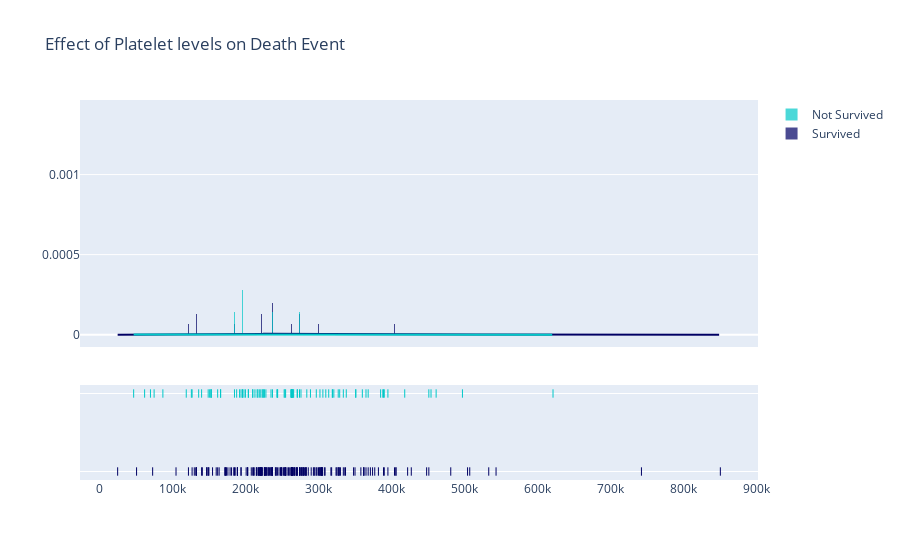

Notebook code cell kept with this figure:
### Code cell
platelet_survived = df[df["DEATH_EVENT"] == 0]["platelets"]
platelet_not_survived = df[df["DEATH_EVENT"] == 1]["platelets"]
hist_data = [platelet_survived, platelet_not_survived]
group_labels = ['Survived', 'Not Survived']
utils.constructDistPlot(hist_data = hist_data, 
                        group_labels = group_labels, 
                        title_text = "Effect of Platelet levels on Death Event",
                        bin_size=[75, 75],
                        colors = ['rgb(0, 0, 100)', 'rgb(0, 200, 200)'],
                        )

### Figure 1 — Plotly figure (JSON) as saved in the notebook; plotly's stock layout.template omitted (floating-point values rounded to 4 significant figures; data arrays with more than 128 entries replaced by an {"elided": "..."} marker saying what was removed)
{"data": [{"autobinx": false, "histnorm": "probability density", "legendgroup": "Survived", "marker": {"color": "rgb(0, 0, 100)"}, "name": "Survived", "opacity": 0.7, "type": "histogram", "x": {"elided": "203 float values"}, "xaxis": "x", "xbins": {"end": 850000, "size": 75, "start": 25100}, "yaxis": "y"}, {"autobinx": false, "histnorm": "probability density", "legendgroup": "Not Survived", "marker": {"color": "rgb(0, 200, 200)"}, "name": "Not Survived", "opacity": 0.7, "type": "histogram", "x": [265000, 263400.0, 162000, 210000, 327000, 204000, 127000, 454000, 263400.0, 388000, 368000, 253000, 136000, 276000, 47000, 262000, 166000, 237000, 87000, 297000, 289000, 263400.0, 149000, 196000, 284000, 153000, 200000, 263400.0, 360000, 319000, 188000, 228000, 226000, 321000, 329000, 263400.0, 153000, 185000, 194000, 310000, 271000, 451000, 140000, 395000, 166000, 418000, 263400.0, 351000, 255000, 461000, 319000, 254000, 390000, 216000, 385000, 119000, 213000, 274000, 244000, 497000, 243000, 266000, 204000, 196000, 302000, 210000, 621000, 306000, 351000, 263400.0, 217000, 271000, 263400.0, 338000, 225000, 235000, 75000, 334000, 192000, 70000, 221000, 265000, 224000, 219000, 389000, 153000, 365000, 126000, 223000, 244000, 151000, 263400.0, 62000, 314000, 198000, 263400.0], "xaxis": "x", "xbins": {"end": 621000, "size": 75, "start": 47000}, "yaxis": "y"}, {"legendgroup": "Survived", "marker": {"color": "rgb(0, 0, 100)"}, "mode": "lines", "name": "Survived", "showlegend": false, "type": "scatter", "x": {"elided": "500 float values"}, "xaxis": "x", "y": {"elided": "500 float values"}, "yaxis": "y"}, {"legendgroup": "Not Survived", "marker": {"color": "rgb(0, 200, 200)"}, "mode": "lines", "name": "Not Survived", "showlegend": false, "type": "scatter", "x": {"elided": "500 int values"}, "xaxis": "x", "y": {"elided": "500 float values"}, "yaxis": "y"}, {"legendgroup": "Survived", "marker": {"color": "rgb(0, 0, 100)", "symbol": "line-ns-open"}, "mode": "markers", "name": "Survived", "showlegend": false, "type": "scatter", "x": {"elided": "203 float values"}, "xaxis": "x", "y": {"elided": "203 str values"}, "yaxis": "y2"}, {"legendgroup": "Not Survived", "marker": {"color": "rgb(0, 200, 200)", "symbol": "line-ns-open"}, "mode": "markers", "name": "Not Survived", "showlegend": false, "type": "scatter", "x": [265000, 263400.0, 162000, 210000, 327000, 204000, 127000, 454000, 263400.0, 388000, 368000, 253000, 136000, 276000, 47000, 262000, 166000, 237000, 87000, 297000, 289000, 263400.0, 149000, 196000, 284000, 153000, 200000, 263400.0, 360000, 319000, 188000, 228000, 226000, 321000, 329000, 263400.0, 153000, 185000, 194000, 310000, 271000, 451000, 140000, 395000, 166000, 418000, 263400.0, 351000, 255000, 461000, 319000, 254000, 390000, 216000, 385000, 119000, 213000, 274000, 244000, 497000, 243000, 266000, 204000, 196000, 302000, 210000, 621000, 306000, 351000, 263400.0, 217000, 271000, 263400.0, 338000, 225000, 235000, 75000, 334000, 192000, 70000, 221000, 265000, 224000, 219000, 389000, 153000, 365000, 126000, 223000, 244000, 151000, 263400.0, 62000, 314000, 198000, 263400.0], "xaxis": "x", "y": ["Not Survived", "Not Survived", "Not Survived", "Not Survived", "Not Survived", "Not Survived", "Not Survived", "Not Survived", "Not Survived", "Not Survived", "Not Survived", "Not Survived", "Not Survived", "Not Survived", "Not Survived", "Not Survived", "Not Survived", "Not Survived", "Not Survived", "Not Survived", "Not Survived", "Not Survived", "Not Survived", "Not Survived", "Not Survived", "Not Survived", "Not Survived", "Not Survived", "Not Survived", "Not Survived", "Not Survived", "Not Survived", "Not Survived", "Not Survived", "Not Survived", "Not Survived", "Not Survived", "Not Survived", "Not Survived", "Not Survived", "Not Survived", "Not Survived", "Not Survived", "Not Survived", "Not Survived", "Not Survived", "Not Survived", "Not Survived", "Not Survived", "Not Survived", "Not Survived", "Not Survived", "Not Survived", "Not Survived", "Not Survived", "Not Survived", "Not Survived", "Not Survived", "Not Survived", "Not Survived", "Not Survived", "Not Survived", "Not Survived", "Not Survived", "Not Survived", "Not Survived", "Not Survived", "Not Survived", "Not Survived", "Not Survived", "Not Survived", "Not Survived", "Not Survived", "Not Survived", "Not Survived", "Not Survived", "Not Survived", "Not Survived", "Not Survived", "Not Survived", "Not Survived", "Not Survived", "Not Survived", "Not Survived", "Not Survived", "Not Survived", "Not Survived", "Not Survived", "Not Survived", "Not Survived", "Not Survived", "Not Survived", "Not Survived", "Not Survived", "Not Survived", "Not Survived"], "yaxis": "y2"}], "layout": {"barmode": "overlay", "hovermode": "closest", "legend": {"traceorder": "reversed"}, "title": {"text": "Effect of Platelet levels on Death Event"}, "xaxis": {"anchor": "y2", "domain": [0, 1], "zeroline": false}, "yaxis": {"anchor": "free", "domain": [0.35, 1], "position": 0}, "yaxis2": {"anchor": "x", "domain": [0, 0.25], "dtick": 1, "showticklabels": false}}}
